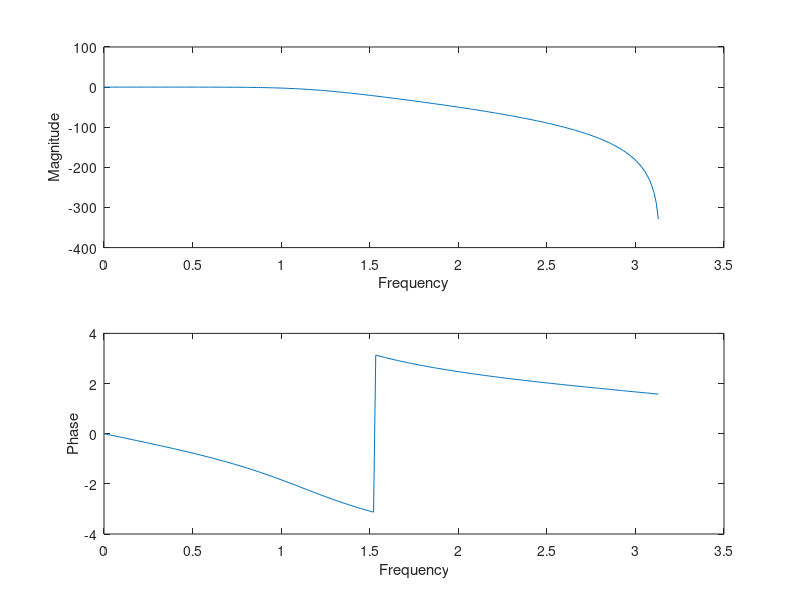

Write MATLAB code to recreate this figure.
% Implementation on a low pass filter

clc;
clear all;
close all;

alphaP = 4;     % attenutaion in pass band
alphaS = 30;    % attenuation in stop band
fP = 400;       % pass band frequency
fS = 800;       % stop band frequency
FS = 2000;      % sampling frequency

% now declaring wP and wS

wP = ((2*3.14*(fP/FS))/3.14);   % need to balance the output for buttord
wS = ((2*3.14*(fS/FS))/3.14);   % function, by dividing the entire thing by pi

[n,Wc] = buttord(wP,wS,alphaP,alphaS); % used to get the order of the
                                       % buterworth filter
disp('The order of the filter is');
disp(n);
disp('The cutoff frequency is');
disp(Wc);

[b,a] = butter(n,Wc);
[H,W] = freqz(b,a,256);     % frequency response

Magnitude_resp = 20*log(abs(H)); % magnitude response
phase_resp = angle(H);              % phase response

subplot(2,1,1);
plot(W,Magnitude_resp);
xlabel('Frequency');
ylabel('Magnitude');

subplot(2,1,2);
plot(W,phase_resp);
xlabel('Frequency');
ylabel('Phase');


